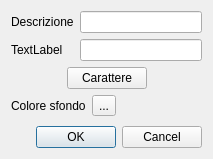
<?xml version="1.0" encoding="UTF-8"?>
<ui version="4.0">
 <class>DettaglioRepartoDlg</class>
 <widget class="QDialog" name="DettaglioRepartoDlg">
  <property name="geometry">
   <rect>
    <x>0</x>
    <y>0</y>
    <width>213</width>
    <height>159</height>
   </rect>
  </property>
  <property name="windowTitle">
   <string>Dialog</string>
  </property>
  <layout class="QVBoxLayout" name="verticalLayout">
   <item>
    <layout class="QFormLayout" name="formLayout">
     <property name="fieldGrowthPolicy">
      <enum>QFormLayout::AllNonFixedFieldsGrow</enum>
     </property>
     <item row="0" column="0">
      <widget class="QLabel" name="label">
       <property name="text">
        <string>Descrizione</string>
       </property>
      </widget>
     </item>
     <item row="0" column="1">
      <widget class="QLineEdit" name="lineEdit"/>
     </item>
     <item row="1" column="0">
      <widget class="QLabel" name="label_2">
       <property name="text">
        <string>TextLabel</string>
       </property>
      </widget>
     </item>
     <item row="1" column="1">
      <widget class="QLineEdit" name="lineEdit_2"/>
     </item>
    </layout>
   </item>
   <item>
    <layout class="QHBoxLayout" name="horizontalLayout">
     <item>
      <spacer name="horizontalSpacer">
       <property name="orientation">
        <enum>Qt::Horizontal</enum>
       </property>
       <property name="sizeHint" stdset="0">
        <size>
         <width>40</width>
         <height>20</height>
        </size>
       </property>
      </spacer>
     </item>
     <item>
      <widget class="QPushButton" name="pushButton">
       <property name="text">
        <string>Carattere</string>
       </property>
      </widget>
     </item>
     <item>
      <spacer name="horizontalSpacer_2">
       <property name="orientation">
        <enum>Qt::Horizontal</enum>
       </property>
       <property name="sizeHint" stdset="0">
        <size>
         <width>40</width>
         <height>20</height>
        </size>
       </property>
      </spacer>
     </item>
    </layout>
   </item>
   <item>
    <layout class="QFormLayout" name="formLayout_2">
     <item row="0" column="0">
      <widget class="QLabel" name="label_3">
       <property name="text">
        <string>Colore sfondo</string>
       </property>
      </widget>
     </item>
     <item row="0" column="1">
      <widget class="QToolButton" name="toolButton">
       <property name="text">
        <string>...</string>
       </property>
      </widget>
     </item>
    </layout>
   </item>
   <item>
    <widget class="QDialogButtonBox" name="buttonBox">
     <property name="standardButtons">
      <set>QDialogButtonBox::Cancel|QDialogButtonBox::Ok</set>
     </property>
    </widget>
   </item>
  </layout>
 </widget>
 <resources/>
 <connections>
  <connection>
   <sender>buttonBox</sender>
   <signal>rejected()</signal>
   <receiver>DettaglioRepartoDlg</receiver>
   <slot>reject()</slot>
   <hints>
    <hint type="sourcelabel">
     <x>153</x>
     <y>80</y>
    </hint>
    <hint type="destinationlabel">
     <x>202</x>
     <y>50</y>
    </hint>
   </hints>
  </connection>
  <connection>
   <sender>buttonBox</sender>
   <signal>accepted()</signal>
   <receiver>DettaglioRepartoDlg</receiver>
   <slot>accept()</slot>
   <hints>
    <hint type="sourcelabel">
     <x>78</x>
     <y>74</y>
    </hint>
    <hint type="destinationlabel">
     <x>41</x>
     <y>90</y>
    </hint>
   </hints>
  </connection>
 </connections>
</ui>
